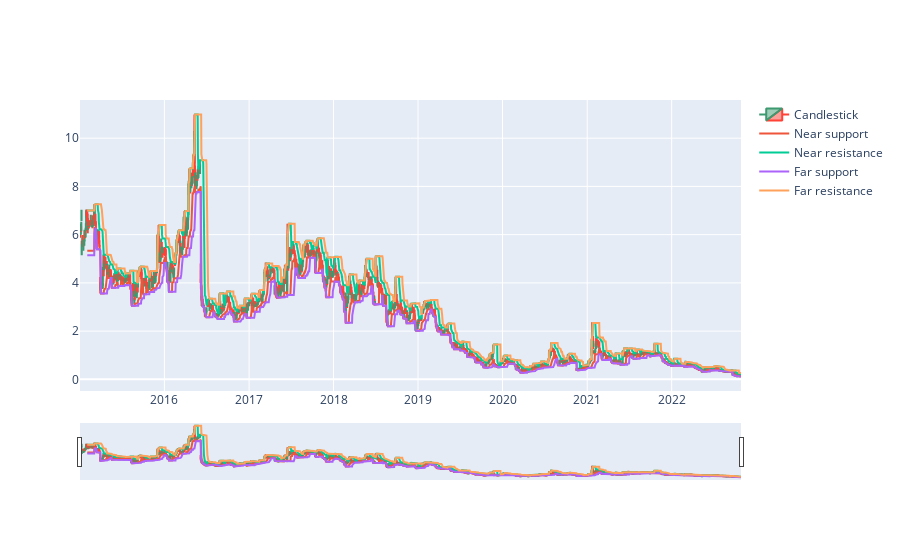

Notebook source saved alongside this figure:
### Code cell
msft = yf.Ticker("ADMP")
hist = msft.history(start="2015-01-01", end="2022-10-28")
hist = hist[["Open", "High", "Low", "Close"]]
algo = Grab(10, 20)
trade_hist = algo.trade(hist)

trade_hist.to_csv("trade.csv")
algo.plot2(trade_hist)
algo.plot(trade_hist)

### Figure 1 — Plotly figure (JSON) as saved in the notebook; plotly's stock layout.template omitted (floating-point values rounded to 4 significant figures; data arrays with more than 128 entries replaced by an {"elided": "..."} marker saying what was removed)
{"data": [{"close": {"elided": "1970 float values"}, "high": {"elided": "1970 float values"}, "low": {"elided": "1970 float values"}, "name": "Candlestick", "open": {"elided": "1970 float values"}, "type": "candlestick", "x": {"elided": "1970 str values"}}, {"name": "Near support", "type": "scatter", "x": {"elided": "1970 str values"}, "y": {"elided": "1970 float values"}}, {"name": "Near resistance", "type": "scatter", "x": {"elided": "1970 str values"}, "y": {"elided": "1970 float values"}}, {"name": "Far support", "type": "scatter", "x": {"elided": "1970 str values"}, "y": {"elided": "1970 float values"}}, {"name": "Far resistance", "type": "scatter", "x": {"elided": "1970 str values"}, "y": {"elided": "1970 float values"}}], "layout": {}}
